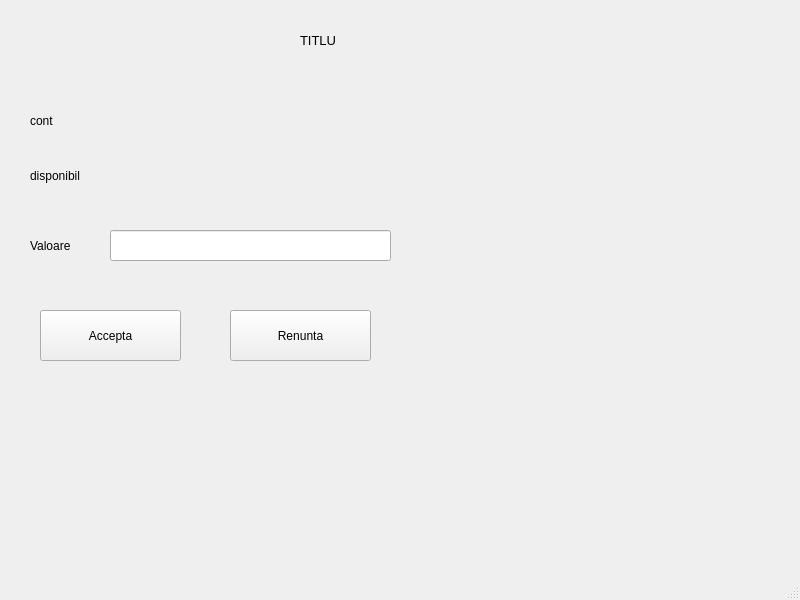
<?xml version="1.0" encoding="UTF-8"?>
<ui version="4.0">
 <class>DepunereExtragereWindow</class>
 <widget class="QMainWindow" name="DepunereExtragereWindow">
  <property name="geometry">
   <rect>
    <x>0</x>
    <y>0</y>
    <width>800</width>
    <height>600</height>
   </rect>
  </property>
  <property name="windowTitle">
   <string>MainWindow</string>
  </property>
  <widget class="QWidget" name="centralwidget">
   <widget class="QLabel" name="titluLabel">
    <property name="geometry">
     <rect>
      <x>300</x>
      <y>10</y>
      <width>191</width>
      <height>61</height>
     </rect>
    </property>
    <property name="font">
     <font>
      <pointsize>10</pointsize>
     </font>
    </property>
    <property name="text">
     <string>TITLU</string>
    </property>
   </widget>
   <widget class="QLabel" name="contLabel">
    <property name="geometry">
     <rect>
      <x>30</x>
      <y>100</y>
      <width>381</width>
      <height>41</height>
     </rect>
    </property>
    <property name="font">
     <font>
      <pointsize>9</pointsize>
     </font>
    </property>
    <property name="text">
     <string>cont</string>
    </property>
   </widget>
   <widget class="QLabel" name="disponibilLabel">
    <property name="geometry">
     <rect>
      <x>30</x>
      <y>150</y>
      <width>411</width>
      <height>51</height>
     </rect>
    </property>
    <property name="font">
     <font>
      <pointsize>9</pointsize>
     </font>
    </property>
    <property name="text">
     <string>disponibil</string>
    </property>
   </widget>
   <widget class="QLabel" name="valoareLabel">
    <property name="geometry">
     <rect>
      <x>30</x>
      <y>230</y>
      <width>121</width>
      <height>31</height>
     </rect>
    </property>
    <property name="text">
     <string>Valoare</string>
    </property>
   </widget>
   <widget class="QLineEdit" name="valoareEdit">
    <property name="geometry">
     <rect>
      <x>110</x>
      <y>230</y>
      <width>281</width>
      <height>31</height>
     </rect>
    </property>
   </widget>
   <widget class="QPushButton" name="acceptButon">
    <property name="geometry">
     <rect>
      <x>40</x>
      <y>310</y>
      <width>141</width>
      <height>51</height>
     </rect>
    </property>
    <property name="text">
     <string>Accepta</string>
    </property>
   </widget>
   <widget class="QPushButton" name="renuntaButon">
    <property name="geometry">
     <rect>
      <x>230</x>
      <y>310</y>
      <width>141</width>
      <height>51</height>
     </rect>
    </property>
    <property name="text">
     <string>Renunta</string>
    </property>
   </widget>
   <widget class="QLabel" name="msgLabel">
    <property name="geometry">
     <rect>
      <x>50</x>
      <y>410</y>
      <width>321</width>
      <height>31</height>
     </rect>
    </property>
    <property name="text">
     <string/>
    </property>
   </widget>
  </widget>
  <widget class="QMenuBar" name="menubar">
   <property name="geometry">
    <rect>
     <x>0</x>
     <y>0</y>
     <width>800</width>
     <height>25</height>
    </rect>
   </property>
  </widget>
  <widget class="QStatusBar" name="statusbar"/>
 </widget>
 <resources/>
 <connections/>
</ui>
